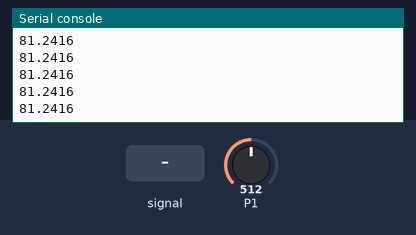
A program run on a simulated BBC micro:bit (MakeCode). Parts: the last lines printed to the serial console. The inputs (shaded band) are chosen by the test bench; at power-on: P1 = 512 (analog values on the 0–1023 scale).

Above: at 1.2 s.
1.3 s: P1 fed a 200 Hz sine of ±81 counts around its level
At 1.9 s:
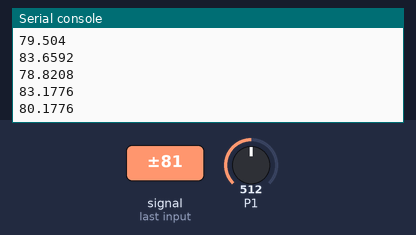
2.8 s: P1 set to 716
At 3.7 s:
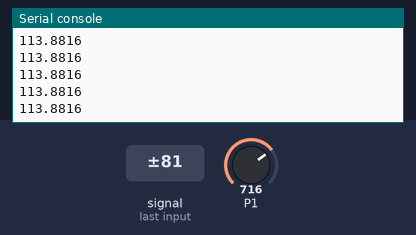
4.3 s: P1 set to 900
At 4.8 s:
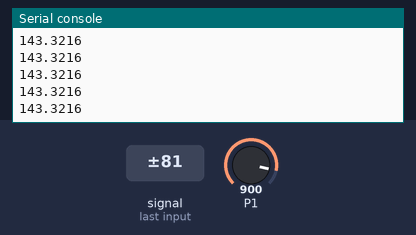
5.8 s: P1 fed a 200 Hz sine of ±81 counts around its level
At 6.3 s:
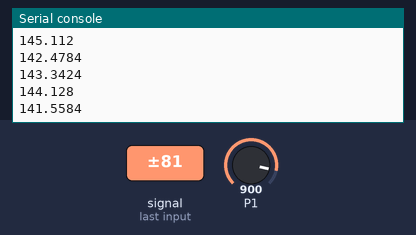
Timing chart, 0 to 8.3 s (numbered marks = the images above; inputs shaded):
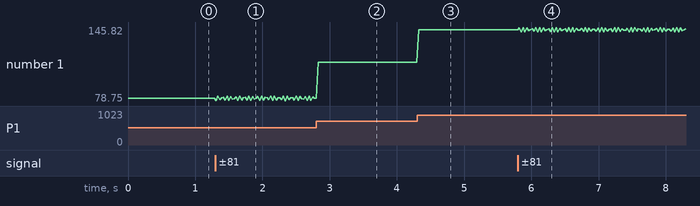

The program:

main.ts
```typescript
// let Temp = 0
// let SValue = 0
// let SumV = 0
// let mV = 0
// let loop = 0

// basic.forever(function() {
//     for (let i = 0; i < loop; i++) {
//         SValue = pins.analogReadPin(AnalogPin.P1); //アナログリード
//         SumV = SumV + SValue;
//     }

//     //mV = Math.map(SValue, 0, 1023, 0, 1700)

//     Temp = (mV - 424) / 6.25
//     // Temp = Math.idiv((mV - 424) * 1000, 625)

//     // serial.writeValue("Temp: ", Temp)
//     serial.writeNumber(Temp)

// })
// basic.showNumber(pins.analogReadPin(AnalogPin.P0))


let lm60OutAvg = 0
let vref = 0
let ctemp = 0
let REF_LOOP_CNT = 0
let ADC_LOOP_CNT = 100
let toffset = 20 //誤差調整

basic.forever(function() {
    getTemp()
})

function getTemp() {
    lm60OutAvg = 0
    vref = 0
    for (let index = 0; index < ADC_LOOP_CNT; index++) {
        lm60OutAvg += pins.analogReadPin(AnalogPin.P1)
    }
    // for (let index = 0; index < REF_LOOP_CNT; index++) {
    //     vref += pins.analogReadPin(AnalogPin.P1)
    // }
    //lm60OutAvg = Math.idiv(lm60OutAvg, ADC_LOOP_CNT)
    // vref = Math.idiv(vref, REF_LOOP_CNT)
    //lm60OutAvg = 2475 * lm60OutAvg
    // lm60OutAvg = Math.idiv(lm60OutAvg, vref)
    ctemp = (lm60OutAvg - 424) / 625
    //ctemp = Math.idiv((lm60OutAvg - 424) * 1000, 625)
    //ctemp = ctemp - toffset


    serial.writeNumber(ctemp)
    serial.writeLine("")
}
```

test.ts
```typescript
// テストはここに来ます。このパッケージが拡張機能として使用されるときにはコンパイルされません。
```

Measured:
- after the input at 1.3 s, the serial console: prints a new line at once (image 1)
- after the input at 4.3 s, the serial console: prints a new line at once (image 3)
- after the input at 5.8 s, the serial console: prints a new line at once (image 4)
- plotted number 1: 113.88 → 143.32 after the input at 4.3 s, 143.32 → 144.04 after the input at 5.8 s
